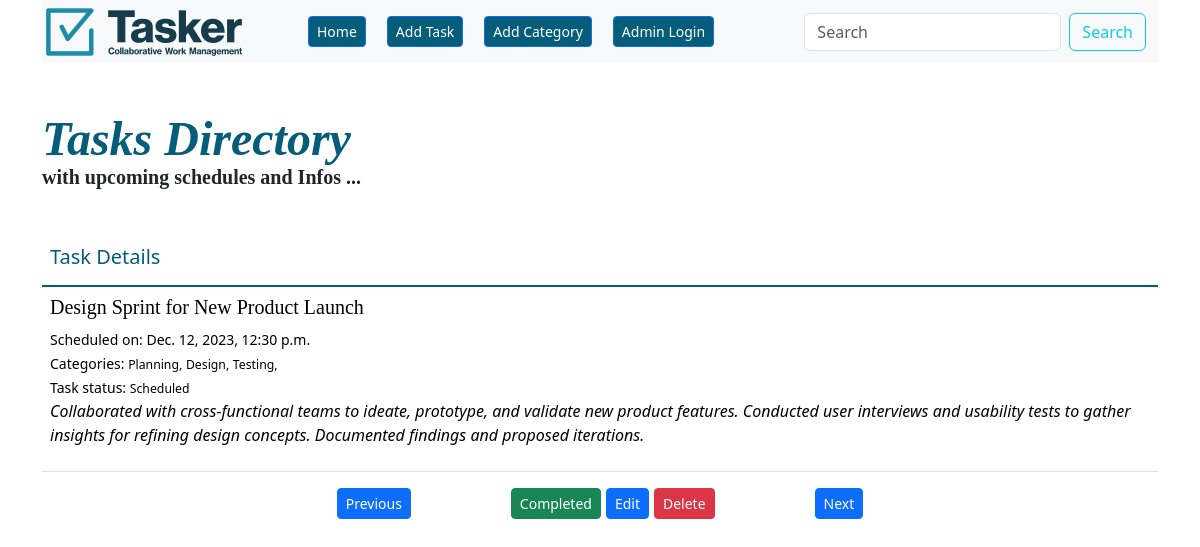
Page /tasks/show_task/6/ on the committed database.
### tasks_app/models.py (models this page shows, shortened)
class Tasks_Model(models.Model):
    title = models.CharField(max_length=200)
    description = models.TextField()
    completed = models.BooleanField(default=False)
    assign_date = models.DateTimeField(unique=True)
    category = models.ManyToManyField(Categories_Model, null=False)

### categories_app/models.py (models this page shows, shortened)
class Categories_Model(models.Model):
    name = models.CharField(max_length=50, unique=True)

### tasks_app/views.py (the view)
# urls.py: path('tasks/show_task/<int:task_id>/', show_task, name='show_task'),
def show_task(request, task_id):
    task_from_db = Tasks_Model.objects.get(pk=task_id)
    context = {'task': task_from_db}
    return render(request, 'tasks_app/show_task.html', context)

### tasks_app/templates/tasks_app/show_task.html
{% extends 'base.html' %}
{% load crispy_forms_filters %}
{% load crispy_forms_tags %}
{% block page_independent_content %}
	<p style='margin: 0cm;font-size:11.0pt;font-family:"Calibri",sans-serif;line-height:normal;'><strong><span style='font-size: 48px; font-family: "Times New Roman", serif; color: #055D7A;'><em>Tasks Directory</em></span></strong></p>
	<p style='margin: 0cm;font-size:11.0pt;font-family:"Calibri",sans-serif;line-height:normal;'><strong><span style='font-size: 20px; font-family: "Times New Roman", serif;'>with upcoming schedules and Infos ...</span></strong></p>
	<br><br>
	<table class="table table-hover table-responsive">
		<thead>
		<tr>
			<th scope="col"><h5 style="color: #055D7A">Task Details</h5></th>
		</tr>
		</thead>
		<tbody class="table-group-divider" style="color: #055D7A">
		<tr>
			<td>
				{% if task.completed %}
					<h5 style="font-family: 'Times New Roman', sans-serif; opacity: 30%">{{ task.title }}</h5>
					<small style="opacity: 30%">Scheduled on: {{ task.assign_date }}</small><br>
					<small style="opacity: 30%">Categories:
						{% for i in task.category.all %}
							<small>{{ i.name }},</small>
						{% endfor %}
					</small>
					<br>
					<small style="opacity: 30%">Task status:
						{% if task.completed %}
							<small>Done</small>
						{% else %}
							<small>Scheduled</small>
						{% endif %}
					</small>
					<p style="font-style: italic; opacity: 30%">{{ task.description }}</p>
				{% else %}
					<h5 style="font-family: 'Times New Roman', sans-serif">{{ task.title }}</h5>
					<small>Scheduled on: {{ task.assign_date }}</small><br>
					<small>Categories:
						{% for i in task.category.all %}
							<small>{{ i.name }},</small>
						{% endfor %}
					</small><br>
					<small>Task status:
						{% if task.completed %}
							<small>Done</small>
						{% else %}
							<small>Scheduled</small>
						{% endif %}
					</small>
					<p style="font-style: italic">{{ task.description }}</p>
				{% endif %}
			</td>
		</tr>
		</tbody>
	</table>
	<div class="d-flex justify-content-center align-item-center">
		{% if not task.completed %}
			<a href="{% url 'show_task' task.id %}"><button type="button" class="btn btn-primary btn-sm" style="margin-right: 100px">Previous</button></a>
			<a href="{% url 'complete_task' task.id %}"><button type="button" class="btn btn-success btn-sm">Completed</button></a>
			<a href="{% url 'edit_task' task.id %}"><button type="button" class="btn btn-primary btn-sm" style="margin-right: 5px; margin-left: 5px">Edit</button></a>
			<a href="{% url 'delete_task' task.id %}"><button type="button" class="btn btn-danger btn-sm" style="margin: auto">Delete</button></a>
			<a href="{% url 'show_task' task.id %}"><button type="button" class="btn btn-primary btn-sm" style="margin-left: 100px">Next</button></a>
		{% else %}
			<a href="{% url 'delete_task' task.id %}"><button type="button" class="btn btn-danger btn-sm">Delete</button></a>
		{% endif %}
	</div>
{% endblock %}

### rows in the picture
Tasks_Model: title "Design Sprint for New Product Launch", assign_date "Dec. 12, 2023, 12:30 p.m.", description "Collaborated with cross-functional teams to ideate, prototype, and validate new product features. Conducted user interviews and usability tests to gather insights for refining design concepts. Documented findings and proposed iterations."
Categories_Model: name "Planning"
Categories_Model: name "Design"
Categories_Model: name "Testing"
